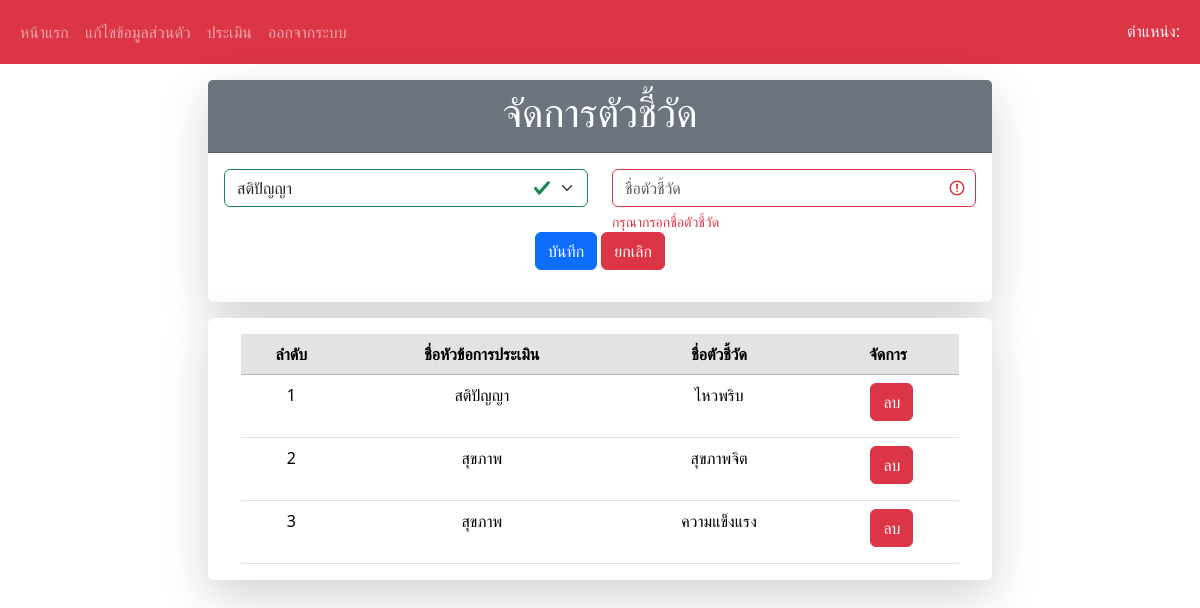
The app's page /indicate.php, older data.
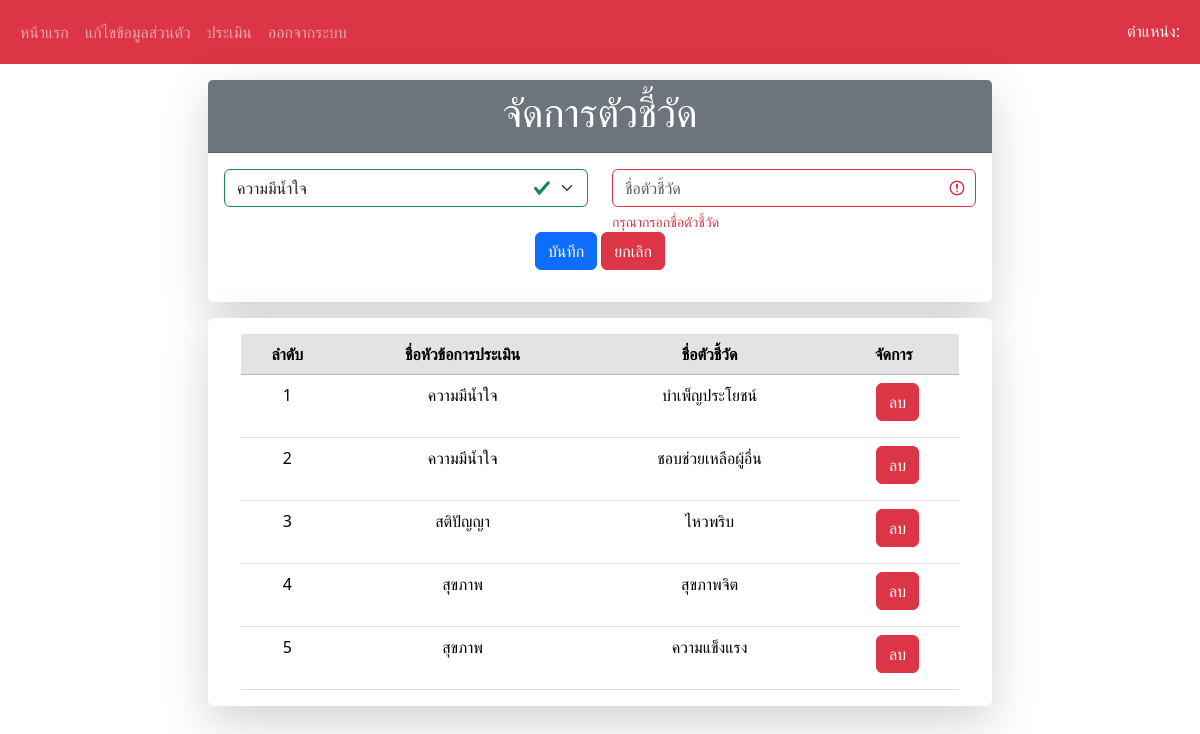
The same page, newer data.
### tables this page shows
CREATE TABLE `tb_indicate` (
  `id_indicate` int(11) NOT NULL,
  `id_topic` int(11) NOT NULL,
  `name_indicate` varchar(100) NOT NULL
);

CREATE TABLE `tb_topic` (
  `id_topic` int(11) NOT NULL,
  `name_topic` varchar(100) NOT NULL
);

### indicate.php (the view, shortened to what this page needs)
<?php
    include "connect_db.php";
    $sql="select * from tb_member where username='$_SESSION[username]'and role='$_SESSION[role]'";
    $result=mysqli_query($conn,$sql);
    $read=mysqli_fetch_assoc($result);
    $role=$read['role'];
?>
<!DOCTYPE html>
<html lang="th">
<head>
  <link href="css/bootstrap.min.css" rel="stylesheet">
</head>
<body>
<?php include "navbar.php";?>
    <div class="container-fluid">
        <div class="row mt-3" style="justify-content: center;">
            <div class="col-12" style="display: flex; justify-content: center;">
                <div class="col-8">
                    <div class="card shadow-lg" style="border: none;">
                        <div class="card-header bg-secondary"><h1 class="text-center text-white">จัดการตัวชี้วัด</h1></div>
                        <div class="card-body">
                            <form action="saveIndicate.php" class="was-validated" method="post">
                                <div class="row" style="justify-content: center;">
                                    <div class="col-6 mb-3">
                                        <select class="form-select" name="id_topic" id="">
                                            <?php
                                                include "connect_db.php";
                                                $sql = "select * from tb_topic order by id_topic desc";
                                                $result = $conn->query($sql);
                                                foreach($result as $row){
                                            ?>
                                                <option value="<?php echo $row['id_topic']; ?>"><?php echo $row['name_topic']; ?></option>
                                            <?php } ?>
                                        </select>
                                    </div>
                                    <div class="col-6">
                                        <input type="text" placeholder="ชื่อตัวชี้วัด" name="name_indicate" id="name_indicate" class="form-control" required>
                                        <div class="invalid-feedback">กรุณากรอกชื่อตัวชี้วัด</div>
                                    </div>
                                    <div class="col-12 mb-3">
                                        <center>
                                            <button type="submit" class="btn btn-primary text-center text-white" onClick="confirm('ต้องการดำเนินการใช่หรือไม่')"> บันทึก</button>
                                            <button type="reset" class="btn btn-danger text-center text-white"> ยกเลิก</button>
                                        </center>
                                    </div>
                                </div>
                            </form>
                        </div>
                    </div>
                    <div class="card shadow-lg mt-3" style="border: none;">
                        <div class="row" class="">
                            <center>
                                <div class="col-11">
                                    <table class="table mt-3 table-hover">
                                        <thead class="table-secondary">
                                            <tr>
                                                <th class="text-center">ลำดับ</th>
                                                <th class="text-center">ชื่อหัวข้อการประเมิน</th>
                                                <th class="text-center">ชื่อตัวชี้วัด</th>
                                                <th class="text-center">จัดการ</th>
                                            </tr>
                                        </thead>
                                        <?php
                                            include "connect_db.php";
                                            $sql = "select * from tb_topic,tb_indicate where tb_topic.id_topic = tb_indicate.id_topic order by id_indicate desc";
                                            $result = $conn->query($sql);
                                            $n = 0;
                                            $total_indicate = $result->num_rows;
                                        ?>
                                        <tbody>
                                            <?php if($total_indicate > 0){ ?>
                                                <?php foreach($result as $row){
                                                    $n++;
                                                ?>
                                                <tr>
                                                    <td class="text-center"><?php echo $n; ?></td>
                                                    <td class="text-center"><?php echo $row['name_topic']; ?></td>
                                                    <td class="text-center"><?php echo $row['name_indicate']; ?></td>
                                                    <td class="text-center">
                                                        <a href="deleteIndicate.php?id_indicate=<?php echo $row['id_indicate']; ?>" class="text-center btn btn-danger text-white ms-2 mb-2" onclick="alert('ต้องการลบข้อมูลชุดนี้ใช่หรือไม่')">ลบ</a>
                                                    </td>
                                                </tr>
                                                <?php } ?>
                                            <?php }else{ ?>
                                                <tr>
                                                    <td class="text-center text-danger" colspan="4">ไม่มีข้อมูล</td>
                                                </tr>
                                            <?php } ?>
                                        </tbody>
                                    </table>
                                </center>
                            </div>
                        </div>
                    </div>
                </div>
            </div>
        </div>
</body>
</html>

### navbar.php (shortened to what this page needs)
<?php
  $navbarColor = $role == "ฝ่ายบุคลากร" ? "bg-primary" : "bg-danger";
?>
<nav class="navbar navbar-expand-sm <?php echo $navbarColor; ?> navbar-dark">
  <div class="container-fluid">
    <div class="collapse navbar-collapse" id="collapsibleNavbar">
      <ul class="navbar-nav">
        <?php if($role=="ฝ่ายบุคลากร"){ ?>
          <li class="nav-item">
            <a class="nav-link" href="staff1.php">หน้าแรก</a>
          </li>
          <li class="nav-item">
            <a class="nav-link" href="profile.php">แก้ไขข้อมูลส่วนตัว</a>
          </li>
          <li class="nav-item">
            <a class="nav-link" href="topic.php">หัวข้อการประเมิน</a>
          </li>
          <li class="nav-item">
            <a class="nav-link" href="indicate.php">ตัวชี้วัด</a>
          </li>
          <li class="nav-item">
            <a class="nav-link" href="score_member.php">ผลสรุปการประเมินของผู้ประเมิน</a>
          </li>
        <?php }else{ ?>
          <li class="nav-item">
            <a class="nav-link" href="eva1.php">หน้าแรก</a>
          </li>
          <li class="nav-item">
            <a class="nav-link" href="profile.php">แก้ไขข้อมูลส่วนตัว</a>
          </li>
          <li class="nav-item">
              <a class="nav-link" href="selfeva.php">ประเมิน</a>
          </li>
        <?php } ?>
        <li class="nav-item">
          <a class="nav-link" href="logout.php" onclick="return confirm('ต้องการออกจากระบบหรือไม่')">ออกจากระบบ</a>
        </li>
      </ul>
    </div>
      <br><br>
     <h1 class="text-light nav-link m-2">ตำแหน่ง:<?php echo "$role"; ?></h1>
  </div>
</nav>

Row changes from the older to the newer data that the page shows:
added tb_indicate: id_topic.name_topic "ความมีน้ำใจ", name_indicate "บำเพ็ญประโยชน์"
added tb_indicate: id_topic.name_topic "ความมีน้ำใจ", name_indicate "ชอบช่วยเหลือผู้อื่น"
Text that changed along with them:
form field id_topic: "สติปัญญา" → "ความมีน้ำใจ"
